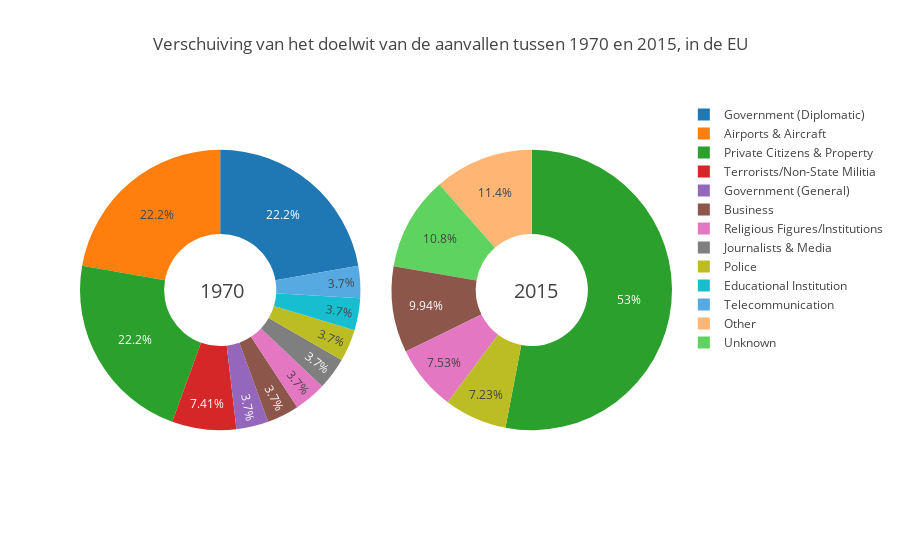

Source (notebook cell):
### Markdown cell above
Hierboven is te zien hoe de dreiging fluctueert over de tijdspanne van 1970 tot 2015. De hoeveelheid aanvallen is niet eerder zo hoog geweest als in 2015. Ook is de stijging van aanvallen sinds 1972 niet zo hoog geweest als in 2015.

### Code cell
targets1 = dict()

for item in df.index:
    # add targettype to dict for the year 1970
    if df.loc[item]['country_txt'] in eu and df.loc[item]['iyear'] == 1970:
        if df.loc[item]['targtype1_txt'] in targets1:
            targets1[df.loc[item]['targtype1_txt']] += 1
        else:
            targets1[df.loc[item]['targtype1_txt']] = 1
                        
targets2 = dict()

for item in df.index:
    # add targettype to dict for the year 2015
    if df.loc[item]['country_txt'] in eu and df.loc[item]['iyear'] == 2015:
        if df.loc[item]['targtype1_txt'] in targets2:
            targets2[df.loc[item]['targtype1_txt']] += 1
        else:
            targets2[df.loc[item]['targtype1_txt']] = 1

# list of targettypes with less than 21 attacks
items = [x for x,y in targets2.items() if y <= 21 and x != 'Other']

# total number of attacks from items in list items
counter = sum([y for x,y in targets2.items() if y <= 21 and x != 'Other'])

# delete every item with less than 21 attacks
for item in items:
    del targets2[item]
    
# add counter to dict with name 'Other'
targets2['Other'] = counter


trace = go.Pie(
    values = list(targets1.values()),
    labels = list(targets1.keys()), 
    domain = {'column': 0},
    name = '1970',
    hole = 0.4
)    

trace2 = go.Pie(
    values = list(targets2.values()),
    labels = list(targets2.keys()),
    domain = {'column': 1},
    name = '2015',
    hole = 0.4
)

layout = go.Layout(
    title = 'Verschuiving van het doelwit van de aanvallen tussen 1970 en 2015, in de EU',
    grid = {'rows': 1, 'columns': 2},
    annotations = [
        {
            'font' : {'size': 20},
            'showarrow' : False,
            'text' : '1970',
            'x': 0.2,
            'y': 0.5 
        },
        {
            'font' : {'size': 20},
            'showarrow' : False,
            'text' : '2015',
            "x": 0.81,
            "y": 0.5
        }
    ]
)


targets = go.Figure(data = [trace, trace2], layout = layout)

iplot(targets)

### Figure 1 — Plotly figure (JSON) as saved in the notebook; plotly's stock layout.template omitted (floating-point values rounded to 4 significant figures)
{"data": [{"domain": {"column": 0}, "hole": 0.4, "labels": ["Government (Diplomatic)", "Airports & Aircraft", "Government (General)", "Business", "Terrorists/Non-State Militia", "Private Citizens & Property", "Religious Figures/Institutions", "Journalists & Media", "Police", "Educational Institution", "Telecommunication"], "name": "1970", "type": "pie", "uid": "d0f50bbe-ff7f-4ea3-80d2-f9333f18997a", "values": [6, 6, 1, 1, 2, 6, 1, 1, 1, 1, 1]}, {"domain": {"column": 1}, "hole": 0.4, "labels": ["Religious Figures/Institutions", "Private Citizens & Property", "Police", "Business", "Unknown", "Other"], "name": "2015", "type": "pie", "uid": "8bfa04be-eca7-4d28-be89-7bdcfaac00a8", "values": [25, 176, 24, 33, 36, 38]}], "layout": {"annotations": [{"font": {"size": 20}, "showarrow": false, "text": "1970", "x": 0.2, "y": 0.5}, {"font": {"size": 20}, "showarrow": false, "text": "2015", "x": 0.81, "y": 0.5}], "grid": {"columns": 2, "rows": 1}, "title": {"text": "Verschuiving van het doelwit van de aanvallen tussen 1970 en 2015, in de EU"}}}
